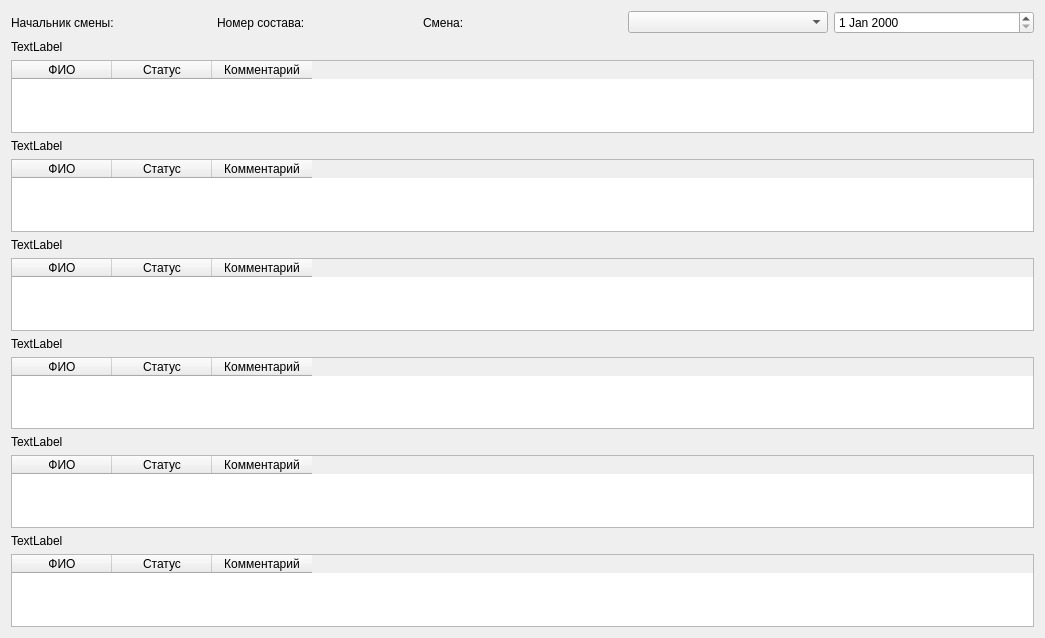
<?xml version="1.0" encoding="UTF-8"?>
<ui version="4.0">
 <class>ProductionManager</class>
 <widget class="QWidget" name="ProductionManager">
  <property name="geometry">
   <rect>
    <x>0</x>
    <y>0</y>
    <width>1045</width>
    <height>638</height>
   </rect>
  </property>
  <property name="windowTitle">
   <string>Form</string>
  </property>
  <layout class="QGridLayout" name="gridLayout_2">
   <item row="0" column="0">
    <layout class="QGridLayout" name="gridLayout">
     <item row="2" column="0" colspan="5">
      <widget class="QTableWidget" name="tableTape1">
       <column>
        <property name="text">
         <string>ФИО</string>
        </property>
       </column>
       <column>
        <property name="text">
         <string>Статус</string>
        </property>
       </column>
       <column>
        <property name="text">
         <string>Комментарий</string>
        </property>
       </column>
      </widget>
     </item>
     <item row="12" column="0" colspan="5">
      <widget class="QTableWidget" name="tableTape6">
       <column>
        <property name="text">
         <string>ФИО</string>
        </property>
       </column>
       <column>
        <property name="text">
         <string>Статус</string>
        </property>
       </column>
       <column>
        <property name="text">
         <string>Комментарий</string>
        </property>
       </column>
      </widget>
     </item>
     <item row="0" column="0">
      <widget class="QLabel" name="ShiftLeader">
       <property name="text">
        <string>Начальник смены:</string>
       </property>
      </widget>
     </item>
     <item row="3" column="0">
      <widget class="QLabel" name="Tape2">
       <property name="text">
        <string>TextLabel</string>
       </property>
      </widget>
     </item>
     <item row="0" column="2">
      <widget class="QLabel" name="Shift">
       <property name="text">
        <string>Смена:</string>
       </property>
      </widget>
     </item>
     <item row="6" column="0" colspan="5">
      <widget class="QTableWidget" name="tableTape3">
       <column>
        <property name="text">
         <string>ФИО</string>
        </property>
        <property name="textAlignment">
         <set>AlignCenter</set>
        </property>
       </column>
       <column>
        <property name="text">
         <string>Статус</string>
        </property>
       </column>
       <column>
        <property name="text">
         <string>Комментарий</string>
        </property>
       </column>
      </widget>
     </item>
     <item row="0" column="1">
      <widget class="QLabel" name="NumComposition">
       <property name="text">
        <string>Номер состава:</string>
       </property>
      </widget>
     </item>
     <item row="5" column="0">
      <widget class="QLabel" name="Tape3">
       <property name="text">
        <string>TextLabel</string>
       </property>
      </widget>
     </item>
     <item row="8" column="0" colspan="5">
      <widget class="QTableWidget" name="tableTape4">
       <column>
        <property name="text">
         <string>ФИО</string>
        </property>
       </column>
       <column>
        <property name="text">
         <string>Статус</string>
        </property>
       </column>
       <column>
        <property name="text">
         <string>Комментарий</string>
        </property>
       </column>
      </widget>
     </item>
     <item row="10" column="0" colspan="5">
      <widget class="QTableWidget" name="tableTape5">
       <column>
        <property name="text">
         <string>ФИО</string>
        </property>
       </column>
       <column>
        <property name="text">
         <string>Статус</string>
        </property>
       </column>
       <column>
        <property name="text">
         <string>Комментарий</string>
        </property>
       </column>
      </widget>
     </item>
     <item row="0" column="3">
      <widget class="QComboBox" name="ShiftTime"/>
     </item>
     <item row="1" column="0">
      <widget class="QLabel" name="Tape1">
       <property name="text">
        <string>TextLabel</string>
       </property>
      </widget>
     </item>
     <item row="4" column="0" colspan="5">
      <widget class="QTableWidget" name="tableTape2">
       <column>
        <property name="text">
         <string>ФИО</string>
        </property>
        <property name="textAlignment">
         <set>AlignCenter</set>
        </property>
       </column>
       <column>
        <property name="text">
         <string>Статус</string>
        </property>
        <property name="textAlignment">
         <set>AlignCenter</set>
        </property>
       </column>
       <column>
        <property name="text">
         <string>Комментарий</string>
        </property>
        <property name="textAlignment">
         <set>AlignCenter</set>
        </property>
       </column>
      </widget>
     </item>
     <item row="7" column="0" colspan="5">
      <widget class="QLabel" name="Tape4">
       <property name="text">
        <string>TextLabel</string>
       </property>
      </widget>
     </item>
     <item row="11" column="0" colspan="5">
      <widget class="QLabel" name="Tape6">
       <property name="text">
        <string>TextLabel</string>
       </property>
      </widget>
     </item>
     <item row="9" column="0" colspan="5">
      <widget class="QLabel" name="Tape5">
       <property name="text">
        <string>TextLabel</string>
       </property>
      </widget>
     </item>
     <item row="0" column="4">
      <widget class="QDateEdit" name="dateEdit"/>
     </item>
    </layout>
   </item>
  </layout>
 </widget>
 <resources/>
 <connections/>
</ui>
